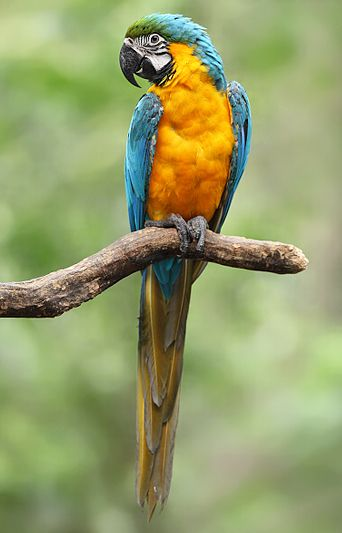
#> input picture imagens/arara.jpg, 342 x 533 px
$ python espelhar_vertical.py imagens/arara.jpg out.png
#> lines starting #> are read from the running program, lines starting #| are printed output that depends on the picture
# -*- coding: utf-8 -*-
import sys
from PIL import Image, ImageFilter

#Checando e imprimindo os argumentos de linha de comando
if __name__ == "__main__":
    print(f'Quantos argumentos: {len(sys.argv)}')
    for i, arg in enumerate(sys.argv):
        print(f"Argumento {i}: {arg}")

imagemOriginal = Image.open(sys.argv[1])
#> imagemOriginal is the input picture: PIL image 342x533 RGB; mean R, G, B 149.4, 158.6, 106.2

#O filtro EMBOSS da profundidade nos objetos/ mostra o relevo
imagemComFiltro = imagemOriginal.transpose(Image.FLIP_TOP_BOTTOM)
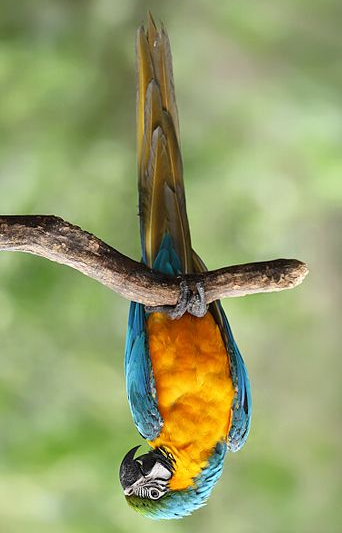
#> imagemComFiltro: PIL image 342x533 RGB; mean R, G, B 149.4, 158.6, 106.2

imagemComFiltro.save(sys.argv[2])
